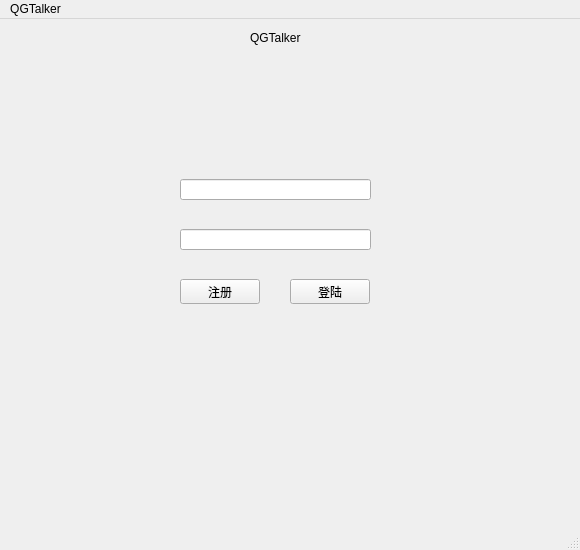
<?xml version="1.0" encoding="UTF-8"?>
<ui version="4.0">
 <class>ClientWindow</class>
 <widget class="QMainWindow" name="ClientWindow">
  <property name="geometry">
   <rect>
    <x>0</x>
    <y>0</y>
    <width>580</width>
    <height>550</height>
   </rect>
  </property>
  <property name="windowTitle">
   <string>QGTalker</string>
  </property>
  <widget class="QWidget" name="centralWidget">
   <widget class="QLineEdit" name="id">
    <property name="geometry">
     <rect>
      <x>180</x>
      <y>160</y>
      <width>191</width>
      <height>21</height>
     </rect>
    </property>
   </widget>
   <widget class="QLineEdit" name="password">
    <property name="geometry">
     <rect>
      <x>180</x>
      <y>210</y>
      <width>191</width>
      <height>21</height>
     </rect>
    </property>
    <property name="echoMode">
     <enum>QLineEdit::Normal</enum>
    </property>
   </widget>
   <widget class="QPushButton" name="reg">
    <property name="geometry">
     <rect>
      <x>180</x>
      <y>260</y>
      <width>80</width>
      <height>25</height>
     </rect>
    </property>
    <property name="text">
     <string>注册</string>
    </property>
   </widget>
   <widget class="QPushButton" name="login">
    <property name="geometry">
     <rect>
      <x>290</x>
      <y>260</y>
      <width>80</width>
      <height>25</height>
     </rect>
    </property>
    <property name="text">
     <string>登陆</string>
    </property>
   </widget>
   <widget class="QLabel" name="QG">
    <property name="geometry">
     <rect>
      <x>250</x>
      <y>10</y>
      <width>51</width>
      <height>17</height>
     </rect>
    </property>
    <property name="text">
     <string>QGTalker</string>
    </property>
   </widget>
  </widget>
  <widget class="QMenuBar" name="menuBar">
   <property name="geometry">
    <rect>
     <x>0</x>
     <y>0</y>
     <width>580</width>
     <height>22</height>
    </rect>
   </property>
   <widget class="QMenu" name="menuQGTalker">
    <property name="title">
     <string>QGTalker</string>
    </property>
   </widget>
   <addaction name="menuQGTalker"/>
  </widget>
  <widget class="QStatusBar" name="statusBar"/>
 </widget>
 <layoutdefault spacing="6" margin="11"/>
 <resources/>
 <connections/>
</ui>
